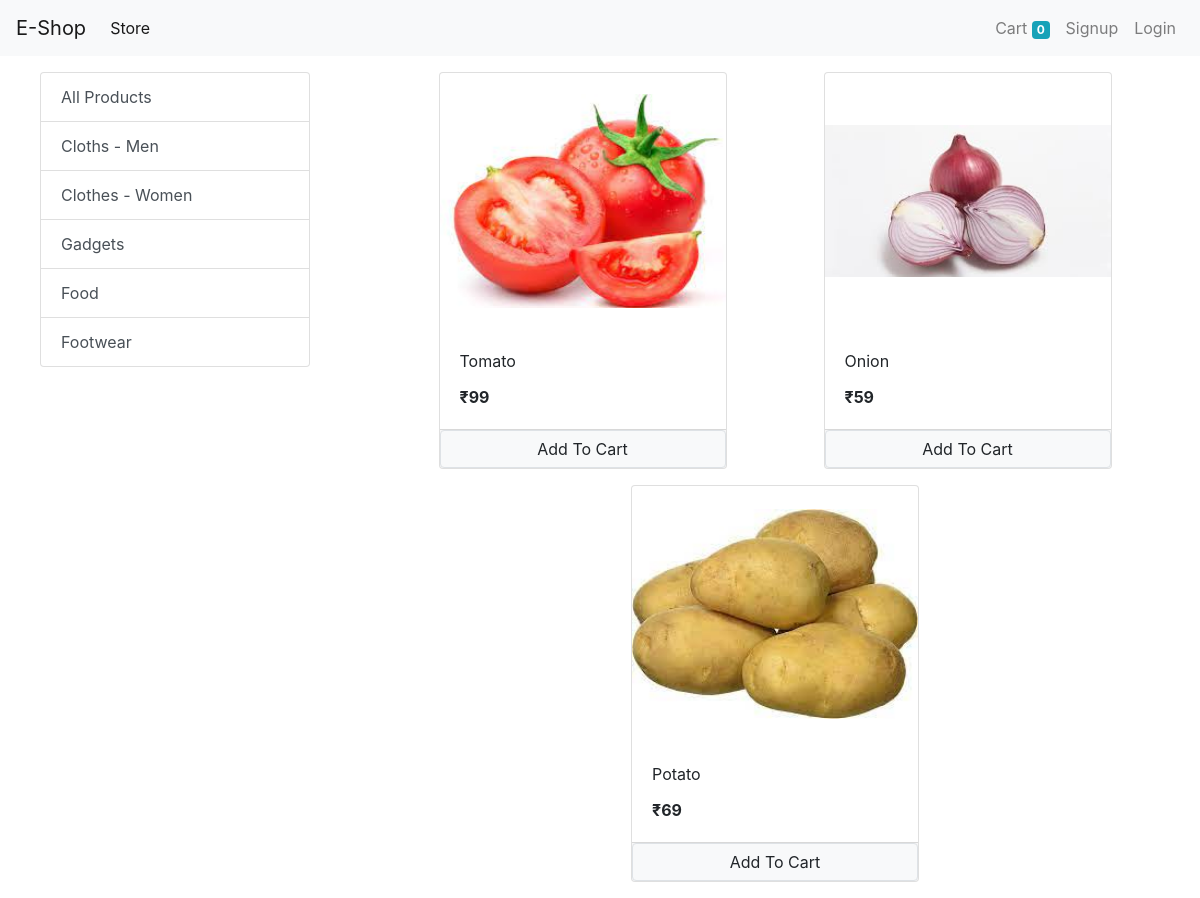
The app's page /?category=4 with its own data.
### store/models/category.py (models this page shows, shortened)
class Category(models.Model):
    category = models.CharField(max_length=20)
    @staticmethod
    def get_all_categories():  # function to get all the categories
        return Category.objects.all()

### store/models/product.py (models this page shows, shortened)
class Product(models.Model):
    name = models.CharField(max_length=50)
    price = models.IntegerField(default=0)
    description = models.CharField(max_length=255,default='',null=True,blank=True)
    image = models.ImageField(upload_to='uploads/products/')
    category = models.ForeignKey(Category, on_delete=models.CASCADE,default=1) # relation between product and category, if any category is deleted the product from that category will also be deleted
    @staticmethod
    def get_all_products_by_category_id(category_id):  # function to get the products with same category id
        if category_id:
            return Product.objects.filter(category = category_id)
        else:
            return Product.get_all_products()

### store/views/index.py (the view, shortened to what this page needs)
# urls.py: path('',index.Index.as_view(), name='homepage'), # calling the index function that is present in views.py to show the data when i route localhost:8000
class Index(View):
    def get(self,request):
        cart = request.session.get('cart')
        if not cart:
            request.session['cart'] = {}
        all_products = None # when route this page it will call the function from products.py is present in models folder
        all_categories = Category.get_all_categories() # when route this page it will call the function from category.py is present in models folder
        category_id = request.GET.get('category')
        if category_id:
            all_products = Product.get_all_products_by_category_id(category_id)
        else:
            all_products = Product.get_all_products()
        data = {}
        data['all_products'] = all_products
        data['all_categories'] = all_categories
        print('You are' , request.session.get('email'))
        return render(request,'index.html',data)  # sending all data to index.html file

### store/templatetags/cart.py (called while the page is built)
@register.filter(name='is_in_cart')
def is_in_cart(product,cart):
    keys = cart.keys()
    for id in keys:
        if int(id) == product.id:
            return True
    return False

### store/templatetags/custom_filter.py (called while the page is built)
@register.filter(name='currency')
def currency(number):
    return "₹"+str(number)

### store/templates/index.html (shortened to what this page needs)
{% extends 'base.html' %}
    {% block content %}
    {% load cart %}
    {% load custom_filter %}
        <div class="container-fluid mt-3">
          <div class="row">
            <div id="filter" class="col-lg-3 mx-auto">
              <div class="list-group">
                <a href="/" class="list-group-item list-group-item-action">All Products</a>
                {% for category in all_categories %}
                  <a href="/?category={{category.id}}" class="list-group-item list-group-item-action">{{category.category}}</a>
                {% endfor %}
              </div>
            </div>
            <div id="product" class="col-lg-8 mx-auto">
                <div class="row mx-auto">
                    {% for product in all_products %}
                        <div class="card mx-auto mb-3" id = {{product.id}} style="width: 18rem;">
                            <img class="card-img-top" src="{{product.image.url}}" alt="Card image cap" style="width:100%; height:16rem; object-fit: contain;">
                            <div class="card-body">
                              <p class="card-title">{{product.name}}</p>
                              <p class="card-text"><b> {{product.price|currency}}</b></p>
                            </div>
                            <div class="card-footer p-0 ">
                              {% if product|is_in_cart:request.session.cart %}
                              <div class="row no-gutters">
                                <form action="/#{{product.id}}" class="col-2" method="POST">
                                  {% csrf_token %}
                                  <input hidden type="text" value='{{product.id}}' name="product">
                                  <input hidden type="text" value='True' name="remove">
                                  <input type="submit" value=" - " class=" btn btn-block btn-secondary">
                                </form>
                                <div class="text-center col">{{product|cart_qty:request.session.cart}} in Cart</div>
                                <form action="/#{{product.id}}" class="col-2" method="POST">
                                  {% csrf_token %}
                                  <input hidden type="text" value='{{product.id}}' name="product">
                                  <input type="submit" value=" + " class=" btn btn-block btn-secondary">
                                </form>
                              </div>
                              {% else %}
                              <form action="/#{{product.id}}" method="POST" class="btn-block">
                                <input type="submit" class="float-right btn btn-light border form-control" value="Add To Cart">
                              </form>
                              {% endif%}
                            </div>
                        </div>
                    {% endfor %}
                </div>
            </div>
          </div>
        </div>
    {% endblock %}

### records on screen
Category: category "Cloths - Men"
Category: category "Clothes - Women"
Category: category "Gadgets"
Category: category "Food"
Category: category "Footwear"
Product: image (picture), name "Tomato", price "₹99"
Product: image (picture), name "Onion", price "₹59"
Product: image (picture), name "Potato", price "₹69"

### other values on screen
{{ request.session.cart.keys|length }} "0"
